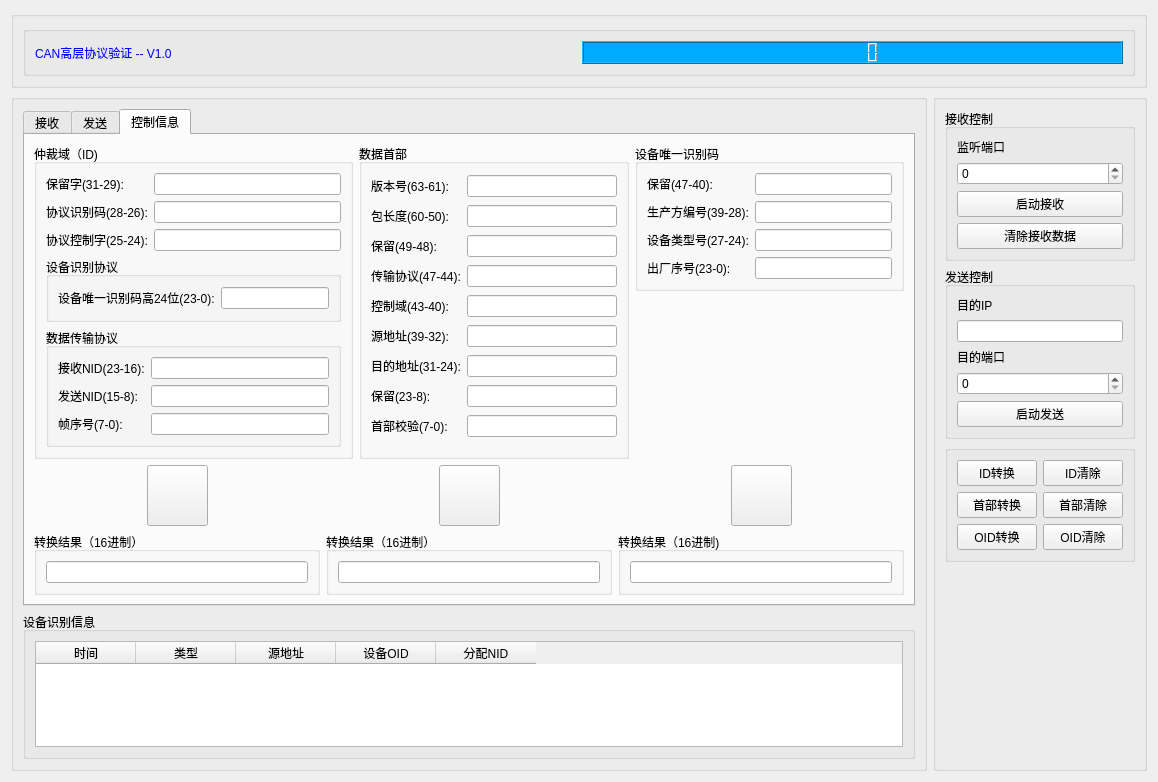
<?xml version="1.0" encoding="UTF-8"?>
<ui version="4.0">
 <class>MainGUI</class>
 <widget class="QWidget" name="MainGUI">
  <property name="geometry">
   <rect>
    <x>0</x>
    <y>0</y>
    <width>1158</width>
    <height>782</height>
   </rect>
  </property>
  <property name="windowTitle">
   <string>Form</string>
  </property>
  <layout class="QVBoxLayout" name="verticalLayout_10">
   <item>
    <widget class="QGroupBox" name="groupBox_5">
     <property name="title">
      <string/>
     </property>
     <layout class="QHBoxLayout" name="horizontalLayout_2">
      <item>
       <widget class="QGroupBox" name="groupBox">
        <property name="title">
         <string/>
        </property>
        <layout class="QHBoxLayout" name="horizontalLayout">
         <item>
          <widget class="QLabel" name="label">
           <property name="styleSheet">
            <string notr="true">color: rgb(0, 0, 255);
border-color: qradialgradient(spread:repeat, cx:0.5, cy:0.5, radius:0.077, fx:0.5, fy:0.5, stop:0 rgba(0, 169, 255, 147), stop:0.497326 rgba(0, 0, 0, 147), stop:1 rgba(0, 169, 255, 147));
font: 75 16pt &quot;微软雅黑&quot;;</string>
           </property>
           <property name="text">
            <string>CAN高层协议验证 -- V1.0</string>
           </property>
          </widget>
         </item>
         <item>
          <widget class="QLCDNumber" name="p_datetime_display">
           <property name="styleSheet">
            <string notr="true">background-color: rgb(0, 170, 255);
selection-color: qlineargradient(spread:pad, x1:0, y1:0, x2:0, y2:1, stop:0 rgba(0, 0, 0, 255), stop:0.33 rgba(0, 0, 0, 255), stop:0.34 rgba(255, 30, 30, 255), stop:0.66 rgba(255, 0, 0, 255), stop:0.67 rgba(255, 255, 0, 255), stop:1 rgba(255, 255, 0, 255));</string>
           </property>
          </widget>
         </item>
        </layout>
       </widget>
      </item>
     </layout>
    </widget>
   </item>
   <item>
    <layout class="QHBoxLayout" name="horizontalLayout_13">
     <item>
      <widget class="QGroupBox" name="groupBox_6">
       <property name="title">
        <string/>
       </property>
       <layout class="QVBoxLayout" name="verticalLayout_9">
        <item>
         <widget class="QTabWidget" name="p_tab_widget">
          <property name="currentIndex">
           <number>2</number>
          </property>
          <widget class="QWidget" name="tab">
           <attribute name="title">
            <string>接收</string>
           </attribute>
           <layout class="QVBoxLayout" name="verticalLayout">
            <item>
             <widget class="QTableWidget" name="p_tab_rx">
              <column>
               <property name="text">
                <string>时间</string>
               </property>
              </column>
              <column>
               <property name="text">
                <string>协议类型</string>
               </property>
              </column>
              <column>
               <property name="text">
                <string>服务类型</string>
               </property>
              </column>
              <column>
               <property name="text">
                <string>源地址</string>
               </property>
              </column>
              <column>
               <property name="text">
                <string>目的地址</string>
               </property>
              </column>
              <column>
               <property name="text">
                <string>数据长度</string>
               </property>
              </column>
              <column>
               <property name="text">
                <string>数据内容</string>
               </property>
              </column>
             </widget>
            </item>
           </layout>
          </widget>
          <widget class="QWidget" name="tab_2">
           <attribute name="title">
            <string>发送</string>
           </attribute>
          </widget>
          <widget class="QWidget" name="tab_3">
           <attribute name="title">
            <string>控制信息</string>
           </attribute>
           <layout class="QVBoxLayout" name="verticalLayout_8">
            <item>
             <layout class="QHBoxLayout" name="horizontalLayout_12">
              <item>
               <widget class="QGroupBox" name="groupBox_8">
                <property name="title">
                 <string>仲裁域（ID)</string>
                </property>
                <layout class="QVBoxLayout" name="verticalLayout_6">
                 <item>
                  <layout class="QGridLayout" name="gridLayout">
                   <item row="0" column="0">
                    <widget class="QLabel" name="label_5">
                     <property name="text">
                      <string>保留字(31-29):</string>
                     </property>
                    </widget>
                   </item>
                   <item row="0" column="1">
                    <widget class="QLineEdit" name="p_line_id_res1"/>
                   </item>
                   <item row="1" column="0">
                    <widget class="QLabel" name="label_6">
                     <property name="text">
                      <string>协议识别码(28-26):</string>
                     </property>
                    </widget>
                   </item>
                   <item row="1" column="1">
                    <widget class="QLineEdit" name="p_line_id_identify">
                     <property name="toolTip">
                      <string>只能输入0或者6</string>
                     </property>
                    </widget>
                   </item>
                   <item row="2" column="0">
                    <widget class="QLabel" name="label_7">
                     <property name="text">
                      <string>协议控制字(25-24):</string>
                     </property>
                    </widget>
                   </item>
                   <item row="2" column="1">
                    <widget class="QLineEdit" name="p_line_id_ctrl">
                     <property name="toolTip">
                      <string>只能输入0、1、2、3</string>
                     </property>
                    </widget>
                   </item>
                  </layout>
                 </item>
                 <item>
                  <widget class="QGroupBox" name="groupBox_9">
                   <property name="title">
                    <string>设备识别协议</string>
                   </property>
                   <layout class="QHBoxLayout" name="horizontalLayout_3">
                    <item>
                     <widget class="QLabel" name="label_8">
                      <property name="text">
                       <string>设备唯一识别码高24位(23-0):</string>
                      </property>
                     </widget>
                    </item>
                    <item>
                     <widget class="QLineEdit" name="p_line_id_oid">
                      <property name="inputMask">
                       <string/>
                      </property>
                     </widget>
                    </item>
                   </layout>
                  </widget>
                 </item>
                 <item>
                  <widget class="QGroupBox" name="groupBox_10">
                   <property name="title">
                    <string>数据传输协议</string>
                   </property>
                   <layout class="QGridLayout" name="gridLayout_2">
                    <item row="0" column="0">
                     <widget class="QLabel" name="label_9">
                      <property name="text">
                       <string>接收NID(23-16):</string>
                      </property>
                     </widget>
                    </item>
                    <item row="0" column="1">
                     <widget class="QLineEdit" name="p_line_id_dest"/>
                    </item>
                    <item row="1" column="0">
                     <widget class="QLabel" name="label_10">
                      <property name="text">
                       <string>发送NID(15-8):</string>
                      </property>
                     </widget>
                    </item>
                    <item row="1" column="1">
                     <widget class="QLineEdit" name="p_line_id_src"/>
                    </item>
                    <item row="2" column="0">
                     <widget class="QLabel" name="label_11">
                      <property name="text">
                       <string>帧序号(7-0):</string>
                      </property>
                     </widget>
                    </item>
                    <item row="2" column="1">
                     <widget class="QLineEdit" name="p_line_id_frame_cnt"/>
                    </item>
                   </layout>
                  </widget>
                 </item>
                </layout>
               </widget>
              </item>
              <item>
               <widget class="QGroupBox" name="groupBox_11">
                <property name="title">
                 <string>数据首部</string>
                </property>
                <layout class="QGridLayout" name="gridLayout_3">
                 <item row="0" column="0">
                  <widget class="QLabel" name="label_12">
                   <property name="text">
                    <string>版本号(63-61):</string>
                   </property>
                  </widget>
                 </item>
                 <item row="0" column="1">
                  <widget class="QLineEdit" name="p_line_head_ver"/>
                 </item>
                 <item row="1" column="0">
                  <widget class="QLabel" name="label_13">
                   <property name="text">
                    <string>包长度(60-50):</string>
                   </property>
                  </widget>
                 </item>
                 <item row="1" column="1">
                  <widget class="QLineEdit" name="p_line_head_len"/>
                 </item>
                 <item row="2" column="0">
                  <widget class="QLabel" name="label_14">
                   <property name="text">
                    <string>保留(49-48):</string>
                   </property>
                  </widget>
                 </item>
                 <item row="2" column="1">
                  <widget class="QLineEdit" name="p_line_head_res1"/>
                 </item>
                 <item row="3" column="0">
                  <widget class="QLabel" name="label_15">
                   <property name="text">
                    <string>传输协议(47-44):</string>
                   </property>
                  </widget>
                 </item>
                 <item row="3" column="1">
                  <widget class="QLineEdit" name="p_line_head_trans"/>
                 </item>
                 <item row="4" column="0">
                  <widget class="QLabel" name="label_16">
                   <property name="text">
                    <string>控制域(43-40):</string>
                   </property>
                  </widget>
                 </item>
                 <item row="4" column="1">
                  <widget class="QLineEdit" name="p_line_head_ctrl"/>
                 </item>
                 <item row="5" column="0">
                  <widget class="QLabel" name="label_17">
                   <property name="text">
                    <string>源地址(39-32):</string>
                   </property>
                  </widget>
                 </item>
                 <item row="5" column="1">
                  <widget class="QLineEdit" name="p_line_head_src"/>
                 </item>
                 <item row="6" column="0">
                  <widget class="QLabel" name="label_18">
                   <property name="text">
                    <string>目的地址(31-24):</string>
                   </property>
                  </widget>
                 </item>
                 <item row="6" column="1">
                  <widget class="QLineEdit" name="p_line_head_dest"/>
                 </item>
                 <item row="7" column="0">
                  <widget class="QLabel" name="label_19">
                   <property name="text">
                    <string>保留(23-8):</string>
                   </property>
                  </widget>
                 </item>
                 <item row="7" column="1">
                  <widget class="QLineEdit" name="p_line_head_res2"/>
                 </item>
                 <item row="8" column="0">
                  <widget class="QLabel" name="label_20">
                   <property name="text">
                    <string>首部校验(7-0):</string>
                   </property>
                  </widget>
                 </item>
                 <item row="8" column="1">
                  <widget class="QLineEdit" name="p_line_head_chksum"/>
                 </item>
                </layout>
               </widget>
              </item>
              <item>
               <layout class="QVBoxLayout" name="verticalLayout_7">
                <item>
                 <widget class="QGroupBox" name="groupBox_12">
                  <property name="title">
                   <string>设备唯一识别码</string>
                  </property>
                  <layout class="QGridLayout" name="gridLayout_5">
                   <item row="0" column="0">
                    <widget class="QLabel" name="label_21">
                     <property name="text">
                      <string>保留(47-40):</string>
                     </property>
                    </widget>
                   </item>
                   <item row="0" column="1">
                    <widget class="QLineEdit" name="p_line_oid_res1"/>
                   </item>
                   <item row="1" column="0">
                    <widget class="QLabel" name="label_22">
                     <property name="text">
                      <string>生产方编号(39-28):</string>
                     </property>
                    </widget>
                   </item>
                   <item row="1" column="1">
                    <widget class="QLineEdit" name="p_line_oid_product"/>
                   </item>
                   <item row="2" column="0">
                    <widget class="QLabel" name="label_23">
                     <property name="text">
                      <string>设备类型号(27-24):</string>
                     </property>
                    </widget>
                   </item>
                   <item row="2" column="1">
                    <widget class="QLineEdit" name="p_line_oid_device"/>
                   </item>
                   <item row="3" column="0">
                    <widget class="QLabel" name="label_24">
                     <property name="text">
                      <string>出厂序号(23-0):</string>
                     </property>
                    </widget>
                   </item>
                   <item row="3" column="1">
                    <widget class="QLineEdit" name="p_line_oid_factory"/>
                   </item>
                  </layout>
                 </widget>
                </item>
                <item>
                 <spacer name="verticalSpacer_2">
                  <property name="orientation">
                   <enum>Qt::Vertical</enum>
                  </property>
                  <property name="sizeHint" stdset="0">
                   <size>
                    <width>20</width>
                    <height>118</height>
                   </size>
                  </property>
                 </spacer>
                </item>
               </layout>
              </item>
             </layout>
            </item>
            <item>
             <layout class="QHBoxLayout" name="horizontalLayout_11">
              <item>
               <layout class="QHBoxLayout" name="horizontalLayout_7">
                <item>
                 <widget class="QLabel" name="label_25">
                  <property name="text">
                   <string/>
                  </property>
                 </widget>
                </item>
                <item>
                 <widget class="QPushButton" name="p_btn_id_direction">
                  <property name="minimumSize">
                   <size>
                    <width>61</width>
                    <height>61</height>
                   </size>
                  </property>
                  <property name="maximumSize">
                   <size>
                    <width>61</width>
                    <height>61</height>
                   </size>
                  </property>
                  <property name="styleSheet">
                   <string notr="true">background-image: url(:/images/down_blue_empty.png);</string>
                  </property>
                  <property name="text">
                   <string/>
                  </property>
                  <property name="checkable">
                   <bool>true</bool>
                  </property>
                 </widget>
                </item>
                <item>
                 <widget class="QLabel" name="label_26">
                  <property name="text">
                   <string/>
                  </property>
                 </widget>
                </item>
               </layout>
              </item>
              <item>
               <layout class="QHBoxLayout" name="horizontalLayout_8">
                <item>
                 <widget class="QLabel" name="label_27">
                  <property name="text">
                   <string/>
                  </property>
                 </widget>
                </item>
                <item>
                 <widget class="QPushButton" name="p_btn_head_direction">
                  <property name="minimumSize">
                   <size>
                    <width>61</width>
                    <height>61</height>
                   </size>
                  </property>
                  <property name="maximumSize">
                   <size>
                    <width>61</width>
                    <height>61</height>
                   </size>
                  </property>
                  <property name="styleSheet">
                   <string notr="true">background-image: url(:/images/down_blue_empty.png);</string>
                  </property>
                  <property name="text">
                   <string/>
                  </property>
                  <property name="checkable">
                   <bool>true</bool>
                  </property>
                 </widget>
                </item>
                <item>
                 <widget class="QLabel" name="label_28">
                  <property name="text">
                   <string/>
                  </property>
                 </widget>
                </item>
               </layout>
              </item>
              <item>
               <layout class="QHBoxLayout" name="horizontalLayout_9">
                <item>
                 <widget class="QLabel" name="label_29">
                  <property name="text">
                   <string/>
                  </property>
                 </widget>
                </item>
                <item>
                 <widget class="QPushButton" name="p_btn_oid_direction">
                  <property name="minimumSize">
                   <size>
                    <width>61</width>
                    <height>61</height>
                   </size>
                  </property>
                  <property name="maximumSize">
                   <size>
                    <width>61</width>
                    <height>61</height>
                   </size>
                  </property>
                  <property name="styleSheet">
                   <string notr="true">background-image: url(:/images/down_blue_empty.png);</string>
                  </property>
                  <property name="text">
                   <string/>
                  </property>
                  <property name="checkable">
                   <bool>true</bool>
                  </property>
                 </widget>
                </item>
                <item>
                 <widget class="QLabel" name="label_30">
                  <property name="text">
                   <string/>
                  </property>
                 </widget>
                </item>
               </layout>
              </item>
             </layout>
            </item>
            <item>
             <layout class="QHBoxLayout" name="horizontalLayout_10">
              <item>
               <widget class="QGroupBox" name="groupBox_13">
                <property name="title">
                 <string>转换结果（16进制）</string>
                </property>
                <layout class="QHBoxLayout" name="horizontalLayout_4">
                 <item>
                  <widget class="QLineEdit" name="p_line_id_result"/>
                 </item>
                </layout>
               </widget>
              </item>
              <item>
               <widget class="QGroupBox" name="groupBox_14">
                <property name="title">
                 <string>转换结果（16进制）</string>
                </property>
                <layout class="QHBoxLayout" name="horizontalLayout_5">
                 <item>
                  <widget class="QLineEdit" name="p_line_head_result"/>
                 </item>
                </layout>
               </widget>
              </item>
              <item>
               <widget class="QGroupBox" name="groupBox_15">
                <property name="title">
                 <string>转换结果（16进制)</string>
                </property>
                <layout class="QHBoxLayout" name="horizontalLayout_6">
                 <item>
                  <widget class="QLineEdit" name="p_line_oid_result"/>
                 </item>
                </layout>
               </widget>
              </item>
             </layout>
            </item>
           </layout>
          </widget>
         </widget>
        </item>
        <item>
         <widget class="QGroupBox" name="groupBox_7">
          <property name="title">
           <string>设备识别信息</string>
          </property>
          <layout class="QVBoxLayout" name="verticalLayout_5">
           <item>
            <widget class="QTableWidget" name="p_tab_rx_dev">
             <column>
              <property name="text">
               <string>时间</string>
              </property>
             </column>
             <column>
              <property name="text">
               <string>类型</string>
              </property>
             </column>
             <column>
              <property name="text">
               <string>源地址</string>
              </property>
             </column>
             <column>
              <property name="text">
               <string>设备OID</string>
              </property>
             </column>
             <column>
              <property name="text">
               <string>分配NID</string>
              </property>
             </column>
            </widget>
           </item>
          </layout>
         </widget>
        </item>
       </layout>
      </widget>
     </item>
     <item>
      <widget class="QGroupBox" name="groupBox_4">
       <property name="sizePolicy">
        <sizepolicy hsizetype="Fixed" vsizetype="Preferred">
         <horstretch>0</horstretch>
         <verstretch>0</verstretch>
        </sizepolicy>
       </property>
       <property name="title">
        <string/>
       </property>
       <layout class="QVBoxLayout" name="verticalLayout_4">
        <item>
         <widget class="QGroupBox" name="groupBox_2">
          <property name="title">
           <string>接收控制</string>
          </property>
          <layout class="QVBoxLayout" name="verticalLayout_2">
           <item>
            <widget class="QLabel" name="label_2">
             <property name="text">
              <string>监听端口</string>
             </property>
            </widget>
           </item>
           <item>
            <widget class="QSpinBox" name="p_spin_rx_port"/>
           </item>
           <item>
            <widget class="QPushButton" name="p_btn_start_rx">
             <property name="text">
              <string>启动接收</string>
             </property>
             <property name="checkable">
              <bool>true</bool>
             </property>
            </widget>
           </item>
           <item>
            <widget class="QPushButton" name="p_btn_clear_rx">
             <property name="text">
              <string>清除接收数据</string>
             </property>
            </widget>
           </item>
          </layout>
         </widget>
        </item>
        <item>
         <widget class="QGroupBox" name="groupBox_3">
          <property name="title">
           <string>发送控制</string>
          </property>
          <layout class="QVBoxLayout" name="verticalLayout_3">
           <item>
            <widget class="QLabel" name="label_3">
             <property name="text">
              <string>目的IP</string>
             </property>
            </widget>
           </item>
           <item>
            <widget class="QLineEdit" name="p_line_tx_ip"/>
           </item>
           <item>
            <widget class="QLabel" name="label_4">
             <property name="text">
              <string>目的端口</string>
             </property>
            </widget>
           </item>
           <item>
            <widget class="QSpinBox" name="p_spin_tx_port"/>
           </item>
           <item>
            <widget class="QPushButton" name="p_btn_start_tx">
             <property name="text">
              <string>启动发送</string>
             </property>
            </widget>
           </item>
          </layout>
         </widget>
        </item>
        <item>
         <widget class="QGroupBox" name="groupBox_16">
          <property name="title">
           <string/>
          </property>
          <layout class="QGridLayout" name="gridLayout_4">
           <item row="0" column="0">
            <widget class="QPushButton" name="p_btn_id_convert">
             <property name="text">
              <string>ID转换</string>
             </property>
            </widget>
           </item>
           <item row="0" column="1">
            <widget class="QPushButton" name="p_btn_id_clear">
             <property name="text">
              <string>ID清除</string>
             </property>
            </widget>
           </item>
           <item row="1" column="0">
            <widget class="QPushButton" name="p_btn_head_convert">
             <property name="text">
              <string>首部转换</string>
             </property>
            </widget>
           </item>
           <item row="1" column="1">
            <widget class="QPushButton" name="p_btn_head_clear">
             <property name="text">
              <string>首部清除</string>
             </property>
            </widget>
           </item>
           <item row="2" column="0">
            <widget class="QPushButton" name="p_btn_oid_convert">
             <property name="text">
              <string>OID转换</string>
             </property>
            </widget>
           </item>
           <item row="2" column="1">
            <widget class="QPushButton" name="p_btn_oid_clear">
             <property name="text">
              <string>OID清除</string>
             </property>
            </widget>
           </item>
          </layout>
         </widget>
        </item>
        <item>
         <spacer name="verticalSpacer">
          <property name="orientation">
           <enum>Qt::Vertical</enum>
          </property>
          <property name="sizeHint" stdset="0">
           <size>
            <width>20</width>
            <height>188</height>
           </size>
          </property>
         </spacer>
        </item>
       </layout>
      </widget>
     </item>
    </layout>
   </item>
  </layout>
 </widget>
 <resources/>
 <connections/>
</ui>
